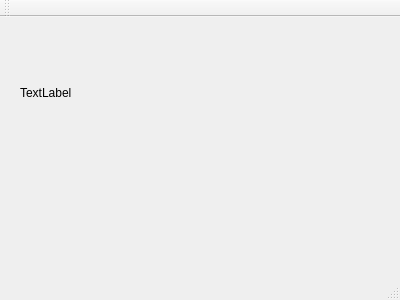
<?xml version="1.0" encoding="UTF-8"?>
<ui version="4.0">
 <class>MainWindow</class>
 <widget class="QMainWindow" name="MainWindow">
  <property name="geometry">
   <rect>
    <x>0</x>
    <y>0</y>
    <width>400</width>
    <height>300</height>
   </rect>
  </property>
  <property name="windowTitle">
   <string>MainWindow</string>
  </property>
  <widget class="QWidget" name="centralWidget">
   <widget class="QLabel" name="label">
    <property name="geometry">
     <rect>
      <x>20</x>
      <y>20</y>
      <width>141</width>
      <height>111</height>
     </rect>
    </property>
    <property name="text">
     <string>TextLabel</string>
    </property>
   </widget>
  </widget>
  <widget class="QMenuBar" name="menuBar">
   <property name="geometry">
    <rect>
     <x>0</x>
     <y>0</y>
     <width>400</width>
     <height>25</height>
    </rect>
   </property>
  </widget>
  <widget class="QToolBar" name="mainToolBar">
   <attribute name="toolBarArea">
    <enum>TopToolBarArea</enum>
   </attribute>
   <attribute name="toolBarBreak">
    <bool>false</bool>
   </attribute>
  </widget>
  <widget class="QStatusBar" name="statusBar"/>
 </widget>
 <layoutdefault spacing="6" margin="11"/>
 <resources/>
 <connections/>
</ui>
